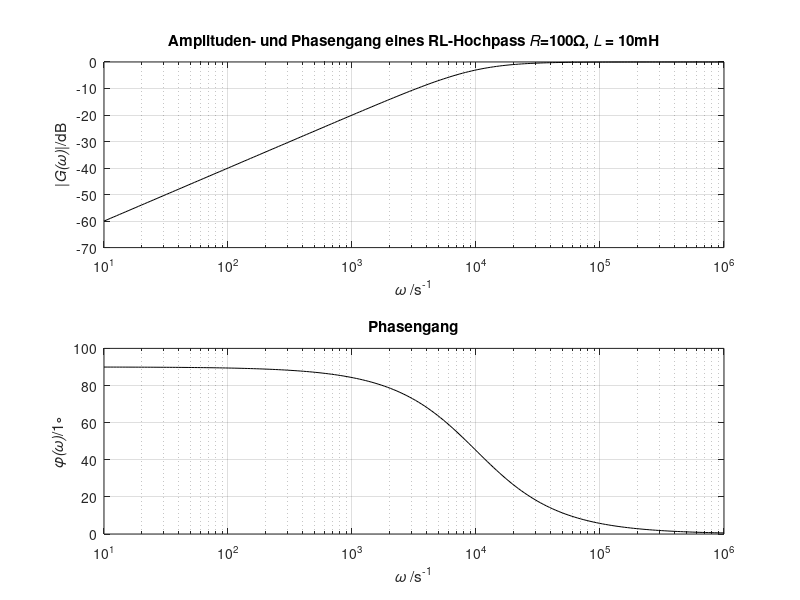
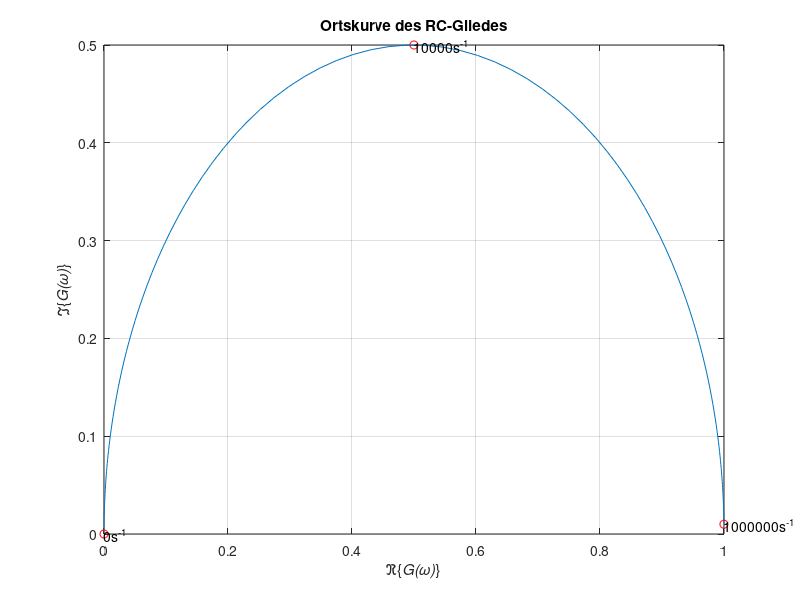

The MATLAB source for these figures, in order:
clc 
clear all
close all 

R=100 %ohm
L=10^-2%Henry
N=200

wstart=10;
wend=10^6;
w = logspace(1,log10(wend),N); 

wg=R/L; %Grenzkreisfrequenz
Gw=1./(1-(j*(wg./w)))
Gwabs=1./sqrt(1+((wg./w).^2)); % oder Gwabs=abs(Gw)
GwabsdB=mag2db(Gwabs)

figure('Name','Bode Diagram','NumberTitle','off')
subplot(2,1,1)
semilogx(w,GwabsdB,'k')      %halblogarithmische Darstellung
grid on 
xlabel('{\it\omega} /s^{-1}')
ylabel('|{\itG(\omega)}|/dB')
title('Amplituden- und Phasengang eines RL-Hochpass {\itR}=100{\Omega}, {\itL} = 10mH')

phiw=angle(Gw);
phiwgr=180/pi*phiw;
subplot(2,1,2)
semilogx(w,phiwgr,'k')
grid
xlabel('{\it\omega} /s^{-1}')
ylabel('{\it\phi(\omega)}/1\circ') %statt \circ auch ? m?glich
title('Phasengang')

figure('Name','Ortskurve','NumberTitle','off')
plot(real(Gw),imag(Gw))
ylabel('\Im\{{\itG(\omega)}\}')
xlabel('\Re\{{\itG(\omega)}\}')
title('Ortskurve des RC-Gliedes')
grid

wi=[0 wg max(w)]; % (1)
Gwi=1./(1-(j*(wg./wi)))
Gwir=real(Gwi); % (3)
Gwii=imag(Gwi);
hold on % (4)
plot(Gwir,Gwii,'ro')
for k=1:length(Gwi) % (5)
text(Gwir(k),Gwii(k),[num2str(wi(k)) 's^{-1}'])
end


